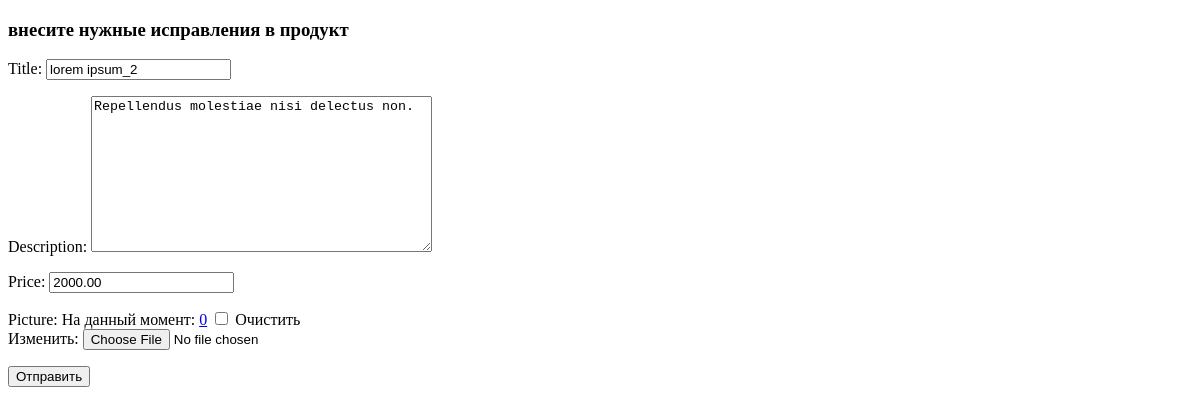
Before: /shop/updateproduct/8/ with the older database file.
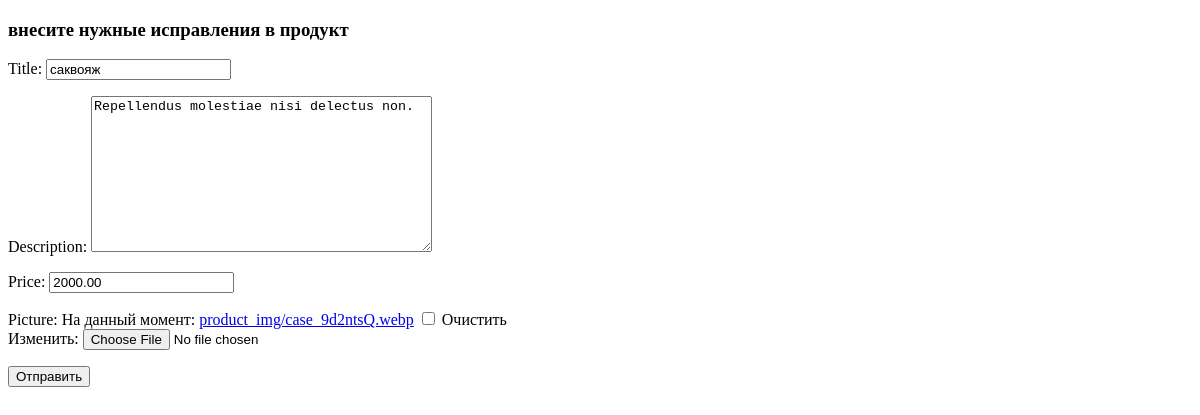
After: the same page with the newer database file.
### shop_app/models.py (models this page shows, shortened)
class Product(models.Model):
    title = models.CharField(max_length=200)
    description = models.TextField(default=0)
    price = models.DecimalField(default=0, decimal_places=2, max_digits=6)
    qts = models.IntegerField(default=1)
    picture = models.ImageField(null=True, blank=True, upload_to="product_img/")
    update_date = models.DateTimeField(auto_now=True)

### shop_app/views.py (the view)
# urls.py: path('updateproduct/<int:product_id>/', views.update_product, name='update_product'),
def update_product(request,product_id):
    if request.method == 'POST' and request.FILES:
        form = AddNewProduct(request.POST,request.FILES)
        message = 'Ошибка в данных'
        if form.is_valid():
            image = form.cleaned_data['picture']
            fs = FileSystemStorage()
            fs.save(image.name, image)
            product = Product.objects.filter(pk=product_id).first()
            product.title = form.cleaned_data['title']
            product.description = form.cleaned_data['description']
            product.price = form.cleaned_data['price']
            product.picture = image
            product.save()
            message = 'продукт добавлен в бд'
            return render(request, 'shop_app/update_product.html', {'form': form, 'message': message})
    else:
        product = Product.objects.get(pk=product_id)
        form = AddNewProduct(instance=product)
        message = 'внесите нужные исправления в продукт'
        return render(request, 'shop_app/update_product.html', {'form': form, 'message': message})

### shop_app/forms.py
class AddNewProduct(forms.ModelForm):
    class Meta:
        model = Product
        fields = ['title', 'description', 'price',  'picture']

### shop_app/templates/shop_app/update_product.html (shortened to what this page needs)
{% extends 'shop_app/base.html' %}
{% block content %}
<h3>{{ message }}</h3>
<form action="" method="post" enctype="multipart/form-data">
{{ form.as_p }}
<input type="submit" value="Отправить">
</form>
{% endblock %}

Changed rows visible on the page:
changed Product "Repellendus molestiae nisi delectus non.": title "lorem ipsum_2" → "саквояж"
Other visible differences:
text no longer shown: "Title: Description: Price: Picture: На данный момент: 0 Очистить Изменить:"
text now shown: "Title: Description: Price: Picture: На данный момент: product_img/case_9d2ntsQ.webp Очистить Изменить:"
